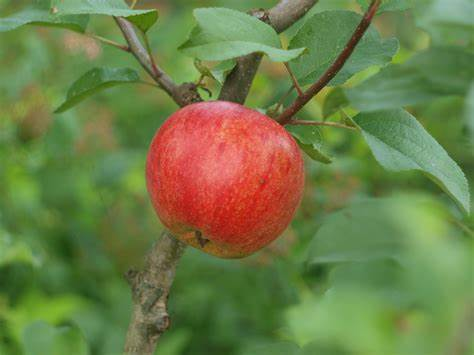
#> input picture actividad_OpenCV/manzana.jpg, 474 x 355 px, found by its file name
$ python act2.py
#> lines starting #> are read from the running program, lines starting #| are printed output that depends on the picture; after the words box and inside, x2 and y2 are one past the last pixel; in counts of white or black regions, pixels touching at a corner belong together
import cv2 as cv
import numpy as np

# EJEMPLO PARA HACER SEGMENTACIÓN
img = cv.imread('actividad_OpenCV/manzana.jpg', 1)
#> img is the input picture: shape (355, 474, 3); mean B, G, R 71.3, 124.8, 109.2
hsv = cv.cvtColor(img, cv.COLOR_BGR2HSV)
#> hsv: shape (355, 474, 3); mean H, S, V 43.2, 125.1, 138.7

#Para trabajar con la segmentación definir un umbral bajo y un umbral alto
ub = np.array([0, 120, 40])
ua = np.array([10, 255, 255])

#Para abarcar ambos umbrales
ub1 = np.array([170, 40,40]) #Significado ([tono, saturación, brillo])
ua1 = np.array([180, 255, 255])

# Mascara con los valores del umbral bajo y umbral alto
#mask = cv.inRange(hsv, ub, ua)

#Mascaras con los umbrales distintos
mask1 = cv.inRange(hsv, ub, ua)
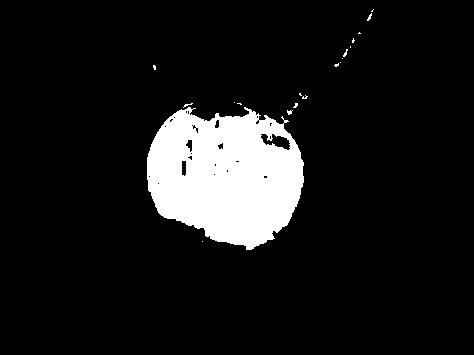
#> mask1: shape (355, 474); 9.8% white; 19 white regions (18 under 20 px), largest, box (x1, y1, x2, y2) and area: (147, 107, 304, 250) 16366
mask2 = cv.inRange(hsv, ub1, ua1)
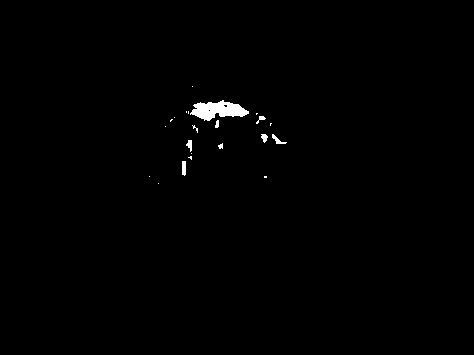
#> mask2: shape (355, 474); 0.63% white; 22 white regions (14 under 20 px), largest, box (x1, y1, x2, y2) and area: (190, 100, 249, 121) 726, (182, 161, 186, 176) 57, (272, 134, 287, 144) 54
mask = mask1 + mask2
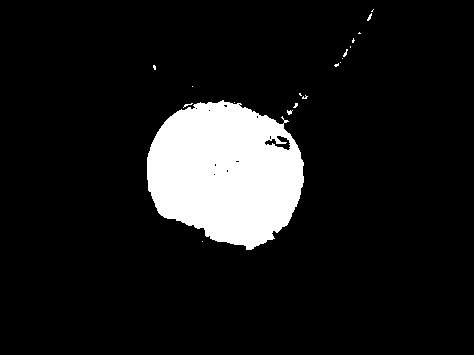
#> mask: shape (355, 474); 10.4% white; 19 white regions (18 under 20 px), largest, box (x1, y1, x2, y2) and area: (147, 100, 304, 250) 17425

#Imagen de resultado
res = cv.bitwise_and(img, img, mask=mask) # de la imagen original solamente va a dejar los valores que estén en la máscara
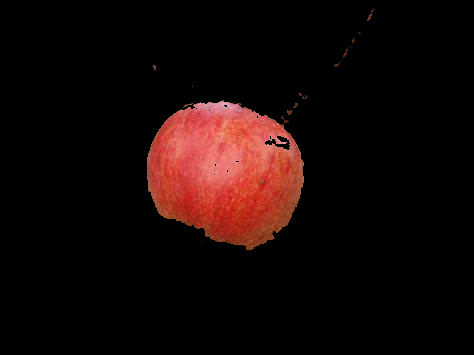
#> res: shape (355, 474, 3); mean B, G, R 6.8, 8.2, 21


cv.imshow('hsv', hsv)
cv.imshow('mask', mask)
cv.imshow('res', res)

cv.waitKey(0)
cv.destroyAllWindows()
